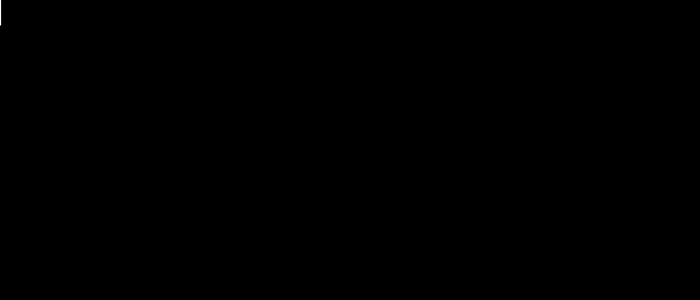
Frame 1 (no input)
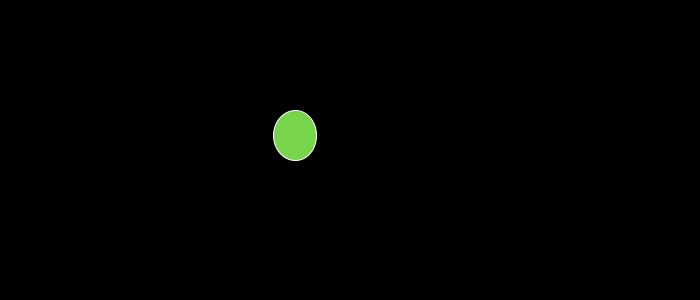
Frame 60 (the mouse pressed at the canvas centre just before this capture)
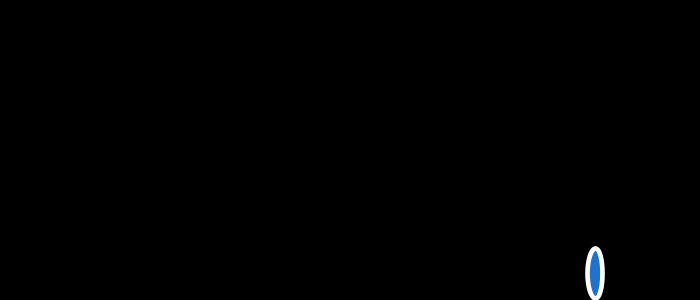
Frame 120 (the mouse held since frame 60 and released just before this capture)

The Processing sketch that drew these frames (run headless with seeded random() and noise(); from frame 60 on, the mouse is pressed at the canvas centre):

// Processing sketch: sketch_180727b
// ── sketch_180727b.pde
float x =0;
float y = 0;
float xspeed = 5;
float yspeed = 2.3;
float xsize = 0;
float xchange = 1;
boolean going = false;
void setup() {
  size(700, 300);
}

void draw() {
  background(0);
  displayBall();
  moveBall();
  rotateBall();
  checkEdges();

  
 

  println("xspeed ="+xspeed);
  println("x ="+x);
}


void displayBall() {
  fill(random(255), random(255), random(255));
  stroke(255);
  strokeWeight(random(5));
  ellipse(x, y, xsize, 50);
}

void moveBall() {
  x = x + xspeed;
  y = y+ yspeed;
}

void rotateBall() {
  xsize = xsize + xchange;
}

void checkEdges()
{
   if (x>width||x<0) {
    xspeed = xspeed * -1 ;
  }
  if (y>height || y<0) {
    yspeed = yspeed * -1;
  }

  if (xsize>50|| xsize<0) {
    xchange = xchange* -1;
  }
}


void mousePressed() {
}
